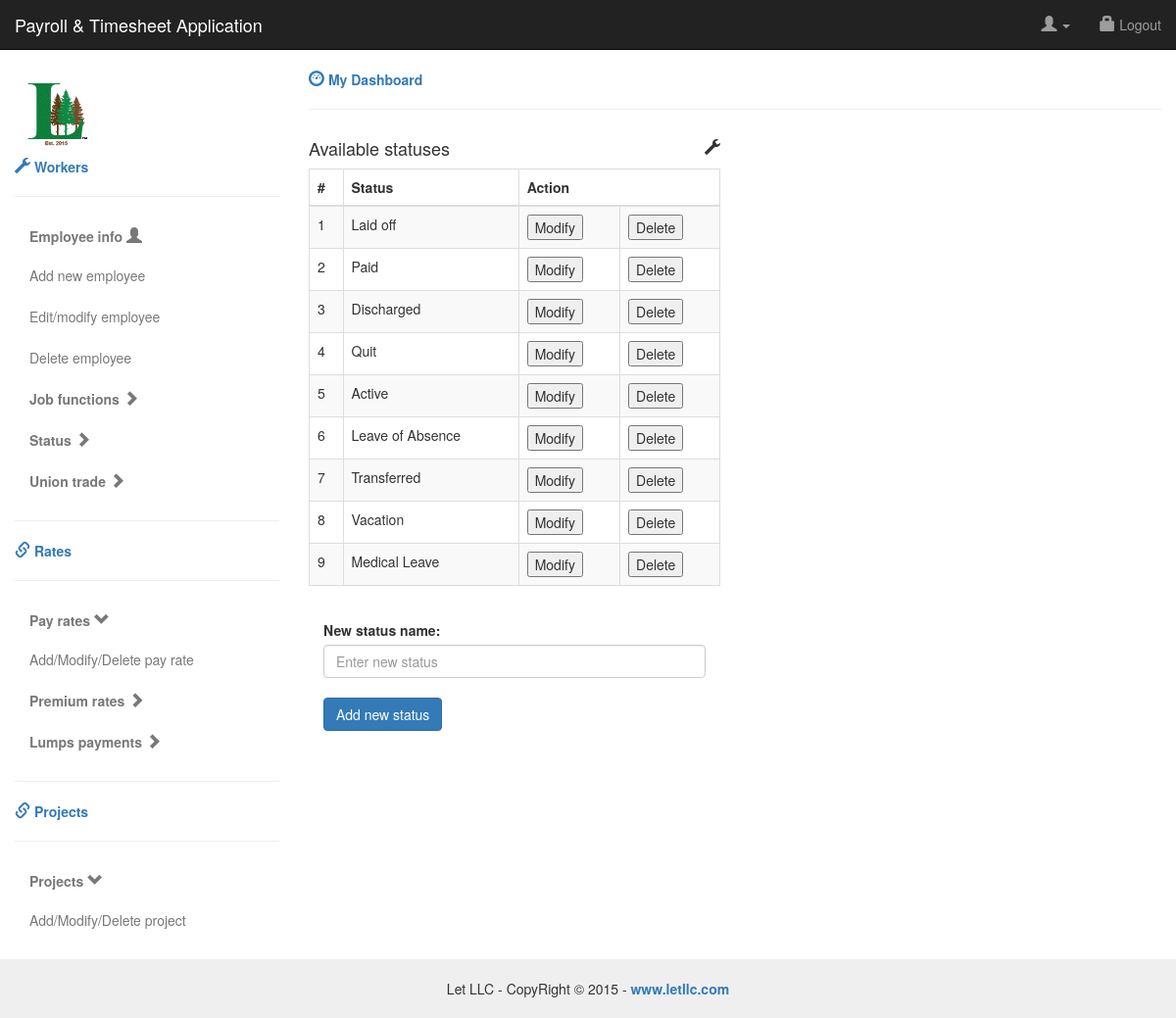
Page /add_status_table.php on the committed database.
### tables this page shows
CREATE TABLE `status` (
  `status_id` int(11) NOT NULL AUTO_INCREMENT,
  `status_type` varchar(45) DEFAULT NULL,
  PRIMARY KEY (`status_id`)
);

### add_status_table.php (the view, shortened to what this page needs)
<!DOCTYPE html>
<html lang="en">
	<head>
		<link href="css/styles.css" rel="stylesheet">
                <link href="css/bootstrap.min.css" rel="stylesheet">
                <link href="http://maxcdn.bootstrapcdn.com/bootstrap/3.2.0/css/bootstrap.min.css" rel="stylesheet" type="text/css" />
                <link href="http://cdnjs.cloudflare.com/ajax/libs/bootstrap-datepicker/1.3.0/css/datepicker.css" rel="stylesheet" type="text/css" />
	</head>
	<body>
<div id="top-nav" class="navbar navbar-inverse navbar-static-top">
    <div class="container-fluid">
        <div class="navbar-header">
            <a class="navbar-brand" href="#">Payroll & Timesheet Application</a>
        </div>
        <div class="navbar-collapse collapse">
            <ul class="nav navbar-nav navbar-right">
                <li class="dropdown">
                    <a class="dropdown-toggle" role="button" data-toggle="dropdown" href="#"><i class="glyphicon glyphicon-user"></i> <?php echo $_SESSION['user_id']; ?> <span class="caret"></span></a>
                </li>
                <li><a href="#"><i class="glyphicon glyphicon-lock"></i> Logout</a></li>
            </ul>
        </div>
    </div>
</div>
<div class="container-fluid">
    <div class="row">
        <div class="col-sm-3">
            <img src="let-logo.png" /><br/>
            <a href="#"><strong><i class="glyphicon glyphicon-wrench"></i> Workers</strong></a>
            <hr>
            <ul class="nav nav-stacked">
                <li class="nav-header"> <a href="#" data-toggle="collapse" data-target="#menu1"><strong>Employee info</strong> <i class="glyphicon glyphicon-user"></i></a>
                    <ul class="nav nav-stacked collapse in" id="menu1">
                        <li class="active"> <a href="add_employee_form.php">Add new employee</a></li>
                        <li class="active"> <a href="edit_employee_table.php">Edit/modify employee</a></li>
                        <li class="active"> <a href="delete_employee_table.php">Delete employee</a></li>
                    </ul>
                </li>
                <li class="nav-header"> <a href="#" data-toggle="collapse" data-target="#menu2"><strong>Job functions</strong> <i class="glyphicon glyphicon-chevron-right"></i></a>
                </li>
                <li class="nav-header">
                    <a href="#" data-toggle="collapse" data-target="#menu3"><strong>Status</strong> <i class="glyphicon glyphicon-chevron-right"></i></a>
                </li>
                <li class="nav-header">
                    <a href="#" data-toggle="collapse" data-target="#menu4"><strong>Union trade</strong> <i class="glyphicon glyphicon-chevron-right"></i></a>
                </li>
            </ul>
            <hr>
            <a href="#"><strong><i class="glyphicon glyphicon-link"></i> Rates</strong></a>
            <hr>
            <ul class="nav nav-stacked">
                <li class="nav-header"> <a href="#" data-toggle="collapse" data-target="#menu5"><strong>Pay rates</strong> <i class="glyphicon glyphicon-chevron-down"></i></a>
                    <ul class="nav nav-stacked collapse in" id="menu5">
                        <li class="active"> <a href="add_pay_rate_table.php">Add/Modify/Delete pay rate</a></li>
                    </ul>
                </li>
                <li class="nav-header"> <a href="#" data-toggle="collapse" data-target="#menu6"><strong>Premium rates</strong> <i class="glyphicon glyphicon-chevron-right"></i></a>
                </li>
                <li class="nav-header">
                    <a href="#" data-toggle="collapse" data-target="#menu7"><strong>Lumps payments</strong> <i class="glyphicon glyphicon-chevron-right"></i></a>
                </li>
            </ul>
           <hr>
            <a href="#"><strong><i class="glyphicon glyphicon-link"></i> Projects</strong></a>
            <hr>
            <ul class="nav nav-stacked">
                <li class="nav-header"> <a href="#" data-toggle="collapse" data-target="#menu5"><strong>Projects</strong> <i class="glyphicon glyphicon-chevron-down"></i></a>
                    <ul class="nav nav-stacked collapse in" id="menu5">
                        <li class="active"> <a href="add_project_table.php">Add/Modify/Delete project</a></li>
                    </ul>
                </li>
            </ul>
        </div>
        <div class="col-sm-9">
            <a href="dashboard.php"><strong><i class="glyphicon glyphicon-dashboard"></i> My Dashboard</strong></a>
            <hr>
            <div class="row">
                <div class="col-md-6">
                    <div class="panel-title">
                        <i class="glyphicon glyphicon-wrench pull-right"></i>
                                <h4>Available statuses</h4>
                    </div>
                    <table class="table table-striped table-bordered table-hover">
                            <thead>
                                <tr>
                                    <th>#</th>
                                    <th>Status</th>
                                    <th  colspan="2">Action</th>
                                </tr>
                            </thead>
                            <tbody>
                                <?php
                                $result = mysql_query("SELECT *
                                                       FROM status");
                                $counter = 0;
                                            while($row = mysql_fetch_array($result, MYSQL_ASSOC))
                                            {
                                                ++$counter;
                                ?>
                                <tr>
                                    <td><?php echo $counter; ?></td>
                                    <td><?php echo "{$row['status_type']} <br>"; ?></td>
                                    <td>
                                        <form id="modify" action="edit_status_form.php" method="post">
                                            <input name="modify_status" type="submit" value="Modify">
                                        </form>
                                    </td>
                                    <td>
                                        <form class="delete" action="delete_status_form.php" method="post">
                                            <input  type="submit" value="Delete">
                                        </form>
                                    </td>
                                </tr>
                                   <?php
                                            }
                                        ?>
                            </tbody>
                        </table>
                         <div class="panel-body">
                             <form action="add_status_form.php" class="form form-vertical" method="post">
                                <div class="control-group">
                                    <label>New status name:</label>
                                    <div class="controls">
                                        <input name="new_status" type="text" class="form-control" placeholder="Enter new status">
                                    </div>
                                    <br />
                                    <div class="controls">
                                        <button type="submit" class="btn btn-primary">
                                            Add new status
                                        </button>
                                    </div>
                                </div>
                            </form>
                         </div>
                    </div>
                </div>
            </div>
        </div>
    </div>
<footer class="text-center">Let LLC - CopyRight © 2015 - <a href="http://www.letllc.com"><strong>www.letllc.com</strong></a></footer>
	</body>
</html>

### css/styles.css (style rules this page uses)
.navbar-static-top { margin-bottom:20px; }
i { font-size:16px; }
.nav > li > a { color:#787878; }
footer { margin-top:20px; padding-top:20px; padding-bottom:20px; background-color:#efefef; }

### rows in the picture
status: status_type "Laid off"
status: status_type "Paid"
status: status_type "Discharged"
status: status_type "Quit"
status: status_type "Active"
status: status_type "Leave of Absence"
status: status_type "Transferred"
status: status_type "Vacation"
status: status_type "Medical Leave"
